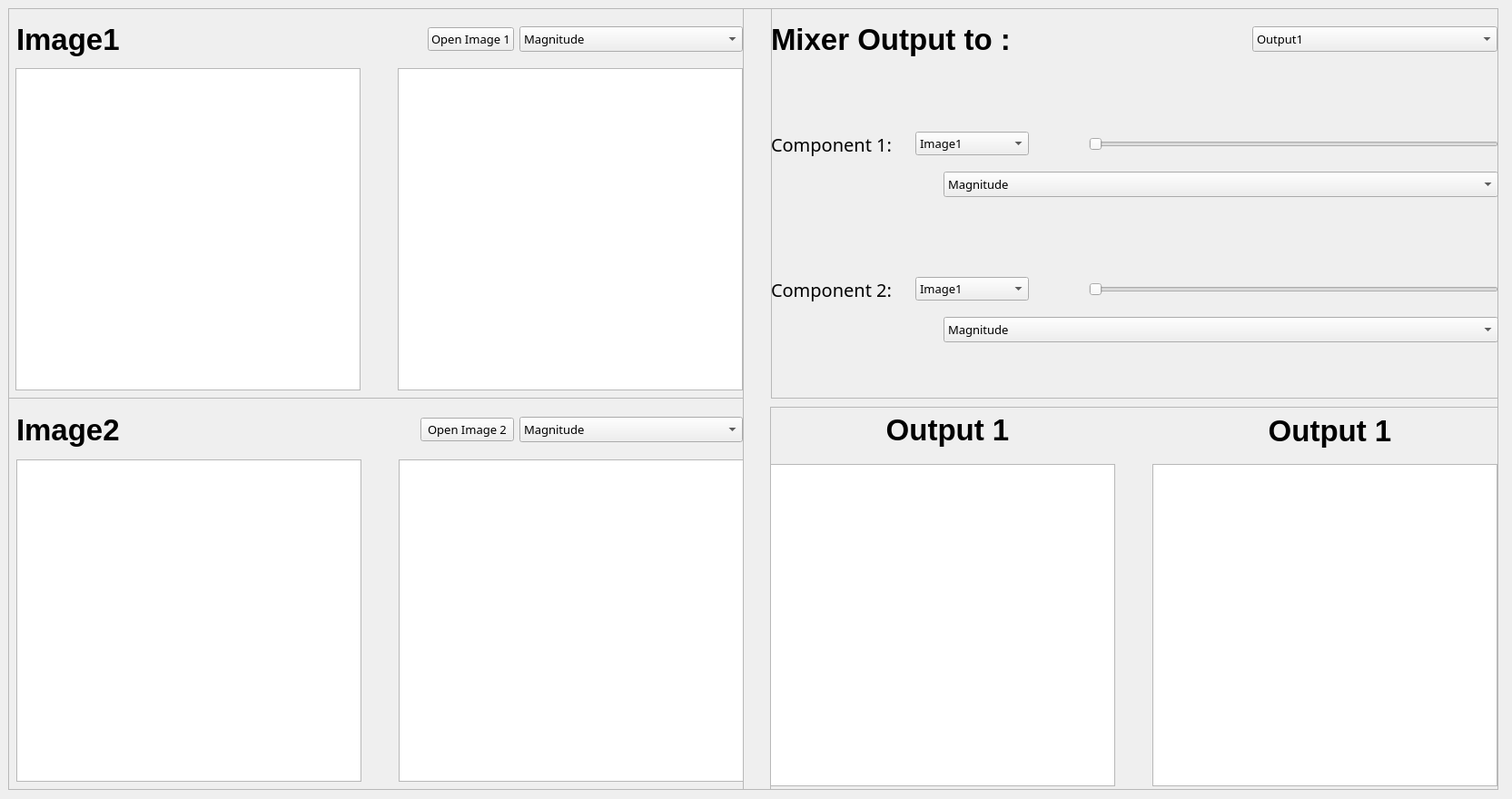
<?xml version="1.0" encoding="UTF-8"?>
<ui version="4.0">
 <class>MainWindow</class>
 <widget class="QMainWindow" name="MainWindow">
  <property name="geometry">
   <rect>
    <x>0</x>
    <y>0</y>
    <width>1665</width>
    <height>880</height>
   </rect>
  </property>
  <property name="windowTitle">
   <string>MainWindow</string>
  </property>
  <widget class="QWidget" name="centralwidget">
   <widget class="QFrame" name="frame">
    <property name="geometry">
     <rect>
      <x>9</x>
      <y>9</y>
      <width>1641</width>
      <height>861</height>
     </rect>
    </property>
    <property name="frameShape">
     <enum>QFrame::StyledPanel</enum>
    </property>
    <property name="frameShadow">
     <enum>QFrame::Raised</enum>
    </property>
    <widget class="QFrame" name="frame_11">
     <property name="geometry">
      <rect>
       <x>-1</x>
       <y>-1</y>
       <width>811</width>
       <height>431</height>
      </rect>
     </property>
     <property name="frameShape">
      <enum>QFrame::StyledPanel</enum>
     </property>
     <property name="frameShadow">
      <enum>QFrame::Raised</enum>
     </property>
     <widget class="QWidget" name="horizontalLayoutWidget_3">
      <property name="geometry">
       <rect>
        <x>9</x>
        <y>59</y>
        <width>801</width>
        <height>371</height>
       </rect>
      </property>
      <layout class="QHBoxLayout" name="horizontalLayout_1">
       <item>
        <widget class="PlotWidget" name="original_1">
         <property name="sizePolicy">
          <sizepolicy hsizetype="Fixed" vsizetype="Fixed">
           <horstretch>0</horstretch>
           <verstretch>0</verstretch>
          </sizepolicy>
         </property>
         <property name="minimumSize">
          <size>
           <width>380</width>
           <height>355</height>
          </size>
         </property>
        </widget>
       </item>
       <item>
        <spacer name="horizontalSpacer_1">
         <property name="orientation">
          <enum>Qt::Horizontal</enum>
         </property>
         <property name="sizeType">
          <enum>QSizePolicy::MinimumExpanding</enum>
         </property>
         <property name="sizeHint" stdset="0">
          <size>
           <width>20</width>
           <height>20</height>
          </size>
         </property>
        </spacer>
       </item>
       <item>
        <widget class="PlotWidget" name="components_p1">
         <property name="sizePolicy">
          <sizepolicy hsizetype="Fixed" vsizetype="Fixed">
           <horstretch>0</horstretch>
           <verstretch>0</verstretch>
          </sizepolicy>
         </property>
         <property name="minimumSize">
          <size>
           <width>380</width>
           <height>355</height>
          </size>
         </property>
        </widget>
       </item>
      </layout>
     </widget>
     <widget class="QWidget" name="horizontalLayoutWidget_6">
      <property name="geometry">
       <rect>
        <x>10</x>
        <y>10</y>
        <width>801</width>
        <height>51</height>
       </rect>
      </property>
      <layout class="QHBoxLayout" name="horizontalLayout_2">
       <item>
        <widget class="QLabel" name="label_Image2_2">
         <property name="font">
          <font>
           <family>MS UI Gothic</family>
           <pointsize>25</pointsize>
           <weight>75</weight>
           <italic>false</italic>
           <bold>true</bold>
           <strikeout>false</strikeout>
           <kerning>true</kerning>
          </font>
         </property>
         <property name="text">
          <string>Image1</string>
         </property>
        </widget>
       </item>
       <item>
        <spacer name="horizontalSpacer_2">
         <property name="orientation">
          <enum>Qt::Horizontal</enum>
         </property>
         <property name="sizeType">
          <enum>QSizePolicy::MinimumExpanding</enum>
         </property>
         <property name="sizeHint" stdset="0">
          <size>
           <width>40</width>
           <height>20</height>
          </size>
         </property>
        </spacer>
       </item>
       <item>
        <widget class="QPushButton" name="btn_open1">
         <property name="sizePolicy">
          <sizepolicy hsizetype="Fixed" vsizetype="Fixed">
           <horstretch>0</horstretch>
           <verstretch>0</verstretch>
          </sizepolicy>
         </property>
         <property name="minimumSize">
          <size>
           <width>80</width>
           <height>0</height>
          </size>
         </property>
         <property name="font">
          <font>
           <family>Rockwell</family>
           <pointsize>10</pointsize>
          </font>
         </property>
         <property name="text">
          <string>Open Image 1</string>
         </property>
        </widget>
       </item>
       <item>
        <widget class="QComboBox" name="comboBox_components1">
         <property name="sizePolicy">
          <sizepolicy hsizetype="Fixed" vsizetype="Fixed">
           <horstretch>0</horstretch>
           <verstretch>0</verstretch>
          </sizepolicy>
         </property>
         <property name="minimumSize">
          <size>
           <width>246</width>
           <height>28</height>
          </size>
         </property>
         <property name="font">
          <font>
           <family>Rockwell</family>
           <pointsize>10</pointsize>
          </font>
         </property>
         <item>
          <property name="text">
           <string>Magnitude</string>
          </property>
         </item>
         <item>
          <property name="text">
           <string>Phase</string>
          </property>
         </item>
         <item>
          <property name="text">
           <string>Real</string>
          </property>
         </item>
         <item>
          <property name="text">
           <string>Imaginary</string>
          </property>
         </item>
        </widget>
       </item>
       <item>
        <spacer name="horizontalSpacer_3">
         <property name="orientation">
          <enum>Qt::Horizontal</enum>
         </property>
         <property name="sizeType">
          <enum>QSizePolicy::Fixed</enum>
         </property>
         <property name="sizeHint" stdset="0">
          <size>
           <width>1</width>
           <height>20</height>
          </size>
         </property>
        </spacer>
       </item>
      </layout>
     </widget>
    </widget>
    <widget class="QFrame" name="frame_21">
     <property name="geometry">
      <rect>
       <x>840</x>
       <y>-1</y>
       <width>801</width>
       <height>431</height>
      </rect>
     </property>
     <property name="frameShape">
      <enum>QFrame::StyledPanel</enum>
     </property>
     <property name="frameShadow">
      <enum>QFrame::Raised</enum>
     </property>
     <widget class="QWidget" name="horizontalLayoutWidget_5">
      <property name="geometry">
       <rect>
        <x>0</x>
        <y>10</y>
        <width>801</width>
        <height>51</height>
       </rect>
      </property>
      <layout class="QHBoxLayout" name="horizontalLayout_7">
       <item>
        <widget class="QLabel" name="label_Mixer">
         <property name="font">
          <font>
           <family>MS UI Gothic</family>
           <pointsize>25</pointsize>
           <weight>75</weight>
           <italic>false</italic>
           <bold>true</bold>
           <strikeout>false</strikeout>
           <kerning>true</kerning>
          </font>
         </property>
         <property name="text">
          <string>Mixer Output to :</string>
         </property>
        </widget>
       </item>
       <item>
        <spacer name="horizontalSpacer_10">
         <property name="orientation">
          <enum>Qt::Horizontal</enum>
         </property>
         <property name="sizeType">
          <enum>QSizePolicy::MinimumExpanding</enum>
         </property>
         <property name="sizeHint" stdset="0">
          <size>
           <width>40</width>
           <height>20</height>
          </size>
         </property>
        </spacer>
       </item>
       <item>
        <widget class="QComboBox" name="comboBox_outputs">
         <property name="sizePolicy">
          <sizepolicy hsizetype="Fixed" vsizetype="Fixed">
           <horstretch>0</horstretch>
           <verstretch>0</verstretch>
          </sizepolicy>
         </property>
         <property name="minimumSize">
          <size>
           <width>270</width>
           <height>28</height>
          </size>
         </property>
         <property name="font">
          <font>
           <family>Rockwell</family>
           <pointsize>10</pointsize>
          </font>
         </property>
         <item>
          <property name="text">
           <string>Output1</string>
          </property>
         </item>
         <item>
          <property name="text">
           <string>Output2</string>
          </property>
         </item>
        </widget>
       </item>
       <item>
        <spacer name="horizontalSpacer_11">
         <property name="orientation">
          <enum>Qt::Horizontal</enum>
         </property>
         <property name="sizeType">
          <enum>QSizePolicy::Fixed</enum>
         </property>
         <property name="sizeHint" stdset="0">
          <size>
           <width>1</width>
           <height>20</height>
          </size>
         </property>
        </spacer>
       </item>
      </layout>
     </widget>
     <widget class="QWidget" name="horizontalLayoutWidget">
      <property name="geometry">
       <rect>
        <x>0</x>
        <y>130</y>
        <width>801</width>
        <height>41</height>
       </rect>
      </property>
      <layout class="QHBoxLayout" name="horizontalLayout_5">
       <item>
        <widget class="QLabel" name="label">
         <property name="font">
          <font>
           <family>Rockwell</family>
           <pointsize>15</pointsize>
          </font>
         </property>
         <property name="text">
          <string>Component 1:</string>
         </property>
        </widget>
       </item>
       <item>
        <spacer name="horizontalSpacer_7">
         <property name="orientation">
          <enum>Qt::Horizontal</enum>
         </property>
         <property name="sizeType">
          <enum>QSizePolicy::Fixed</enum>
         </property>
         <property name="sizeHint" stdset="0">
          <size>
           <width>20</width>
           <height>20</height>
          </size>
         </property>
        </spacer>
       </item>
       <item>
        <widget class="QComboBox" name="Img_compo1">
         <property name="sizePolicy">
          <sizepolicy hsizetype="Fixed" vsizetype="Fixed">
           <horstretch>0</horstretch>
           <verstretch>0</verstretch>
          </sizepolicy>
         </property>
         <property name="minimumSize">
          <size>
           <width>125</width>
           <height>0</height>
          </size>
         </property>
         <property name="font">
          <font>
           <family>Rockwell</family>
           <pointsize>10</pointsize>
          </font>
         </property>
         <item>
          <property name="text">
           <string>Image1</string>
          </property>
         </item>
         <item>
          <property name="text">
           <string>Image2</string>
          </property>
         </item>
        </widget>
       </item>
       <item>
        <spacer name="horizontalSpacer_8">
         <property name="orientation">
          <enum>Qt::Horizontal</enum>
         </property>
         <property name="sizeType">
          <enum>QSizePolicy::Fixed</enum>
         </property>
         <property name="sizeHint" stdset="0">
          <size>
           <width>60</width>
           <height>20</height>
          </size>
         </property>
        </spacer>
       </item>
       <item>
        <widget class="QSlider" name="slider1">
         <property name="orientation">
          <enum>Qt::Horizontal</enum>
         </property>
        </widget>
       </item>
      </layout>
     </widget>
     <widget class="QWidget" name="horizontalLayoutWidget_8">
      <property name="geometry">
       <rect>
        <x>0</x>
        <y>170</y>
        <width>801</width>
        <height>51</height>
       </rect>
      </property>
      <layout class="QHBoxLayout" name="horizontalLayout_8">
       <item>
        <spacer name="horizontalSpacer_12">
         <property name="orientation">
          <enum>Qt::Horizontal</enum>
         </property>
         <property name="sizeType">
          <enum>QSizePolicy::Fixed</enum>
         </property>
         <property name="sizeHint" stdset="0">
          <size>
           <width>190</width>
           <height>20</height>
          </size>
         </property>
        </spacer>
       </item>
       <item>
        <widget class="QComboBox" name="Mixer_components1">
         <property name="sizePolicy">
          <sizepolicy hsizetype="Preferred" vsizetype="Fixed">
           <horstretch>0</horstretch>
           <verstretch>0</verstretch>
          </sizepolicy>
         </property>
         <property name="minimumSize">
          <size>
           <width>252</width>
           <height>28</height>
          </size>
         </property>
         <property name="font">
          <font>
           <family>Rockwell</family>
           <pointsize>10</pointsize>
          </font>
         </property>
         <property name="layoutDirection">
          <enum>Qt::LeftToRight</enum>
         </property>
         <property name="autoFillBackground">
          <bool>false</bool>
         </property>
         <item>
          <property name="text">
           <string>Magnitude</string>
          </property>
         </item>
         <item>
          <property name="text">
           <string>Phase</string>
          </property>
         </item>
         <item>
          <property name="text">
           <string>Real</string>
          </property>
         </item>
         <item>
          <property name="text">
           <string>Imaginary</string>
          </property>
         </item>
         <item>
          <property name="text">
           <string>Uni Mag</string>
          </property>
         </item>
         <item>
          <property name="text">
           <string>Uni Phase</string>
          </property>
         </item>
        </widget>
       </item>
      </layout>
     </widget>
     <widget class="QWidget" name="horizontalLayoutWidget_9">
      <property name="geometry">
       <rect>
        <x>0</x>
        <y>290</y>
        <width>801</width>
        <height>41</height>
       </rect>
      </property>
      <layout class="QHBoxLayout" name="horizontalLayout_9">
       <item>
        <widget class="QLabel" name="label_2">
         <property name="font">
          <font>
           <family>Rockwell</family>
           <pointsize>15</pointsize>
          </font>
         </property>
         <property name="text">
          <string>Component 2:</string>
         </property>
        </widget>
       </item>
       <item>
        <spacer name="horizontalSpacer_14">
         <property name="orientation">
          <enum>Qt::Horizontal</enum>
         </property>
         <property name="sizeType">
          <enum>QSizePolicy::Fixed</enum>
         </property>
         <property name="sizeHint" stdset="0">
          <size>
           <width>20</width>
           <height>20</height>
          </size>
         </property>
        </spacer>
       </item>
       <item>
        <widget class="QComboBox" name="Img_compo2">
         <property name="sizePolicy">
          <sizepolicy hsizetype="Fixed" vsizetype="Fixed">
           <horstretch>0</horstretch>
           <verstretch>0</verstretch>
          </sizepolicy>
         </property>
         <property name="minimumSize">
          <size>
           <width>125</width>
           <height>0</height>
          </size>
         </property>
         <property name="font">
          <font>
           <family>Rockwell</family>
           <pointsize>10</pointsize>
          </font>
         </property>
         <item>
          <property name="text">
           <string>Image1</string>
          </property>
         </item>
         <item>
          <property name="text">
           <string>Image2</string>
          </property>
         </item>
        </widget>
       </item>
       <item>
        <spacer name="horizontalSpacer_13">
         <property name="orientation">
          <enum>Qt::Horizontal</enum>
         </property>
         <property name="sizeType">
          <enum>QSizePolicy::Fixed</enum>
         </property>
         <property name="sizeHint" stdset="0">
          <size>
           <width>60</width>
           <height>20</height>
          </size>
         </property>
        </spacer>
       </item>
       <item>
        <widget class="QSlider" name="slider2">
         <property name="orientation">
          <enum>Qt::Horizontal</enum>
         </property>
        </widget>
       </item>
      </layout>
     </widget>
     <widget class="QWidget" name="horizontalLayoutWidget_10">
      <property name="geometry">
       <rect>
        <x>0</x>
        <y>330</y>
        <width>801</width>
        <height>51</height>
       </rect>
      </property>
      <layout class="QHBoxLayout" name="horizontalLayout_6">
       <item>
        <spacer name="horizontalSpacer_9">
         <property name="orientation">
          <enum>Qt::Horizontal</enum>
         </property>
         <property name="sizeType">
          <enum>QSizePolicy::Fixed</enum>
         </property>
         <property name="sizeHint" stdset="0">
          <size>
           <width>190</width>
           <height>20</height>
          </size>
         </property>
        </spacer>
       </item>
       <item>
        <widget class="QComboBox" name="Mixer_components2">
         <property name="sizePolicy">
          <sizepolicy hsizetype="Preferred" vsizetype="Fixed">
           <horstretch>0</horstretch>
           <verstretch>0</verstretch>
          </sizepolicy>
         </property>
         <property name="minimumSize">
          <size>
           <width>252</width>
           <height>28</height>
          </size>
         </property>
         <property name="font">
          <font>
           <family>Rockwell</family>
           <pointsize>10</pointsize>
          </font>
         </property>
         <property name="layoutDirection">
          <enum>Qt::LeftToRight</enum>
         </property>
         <property name="autoFillBackground">
          <bool>false</bool>
         </property>
         <item>
          <property name="text">
           <string>Magnitude</string>
          </property>
         </item>
         <item>
          <property name="text">
           <string>Phase</string>
          </property>
         </item>
         <item>
          <property name="text">
           <string>Real</string>
          </property>
         </item>
         <item>
          <property name="text">
           <string>Imaginary</string>
          </property>
         </item>
         <item>
          <property name="text">
           <string>Uni Mag</string>
          </property>
         </item>
         <item>
          <property name="text">
           <string>Uni Phase</string>
          </property>
         </item>
        </widget>
       </item>
      </layout>
     </widget>
    </widget>
    <widget class="QFrame" name="frame_12">
     <property name="geometry">
      <rect>
       <x>-1</x>
       <y>429</y>
       <width>811</width>
       <height>441</height>
      </rect>
     </property>
     <property name="frameShape">
      <enum>QFrame::StyledPanel</enum>
     </property>
     <property name="frameShadow">
      <enum>QFrame::Raised</enum>
     </property>
     <widget class="QWidget" name="horizontalLayoutWidget_4">
      <property name="geometry">
       <rect>
        <x>10</x>
        <y>60</y>
        <width>801</width>
        <height>371</height>
       </rect>
      </property>
      <layout class="QHBoxLayout" name="horizontalLayout_4">
       <item>
        <widget class="PlotWidget" name="original_2">
         <property name="sizePolicy">
          <sizepolicy hsizetype="Fixed" vsizetype="Fixed">
           <horstretch>0</horstretch>
           <verstretch>0</verstretch>
          </sizepolicy>
         </property>
         <property name="minimumSize">
          <size>
           <width>380</width>
           <height>355</height>
          </size>
         </property>
        </widget>
       </item>
       <item>
        <spacer name="horizontalSpacer_6">
         <property name="orientation">
          <enum>Qt::Horizontal</enum>
         </property>
         <property name="sizeType">
          <enum>QSizePolicy::MinimumExpanding</enum>
         </property>
         <property name="sizeHint" stdset="0">
          <size>
           <width>20</width>
           <height>20</height>
          </size>
         </property>
        </spacer>
       </item>
       <item>
        <widget class="PlotWidget" name="components_p2">
         <property name="sizePolicy">
          <sizepolicy hsizetype="Fixed" vsizetype="Fixed">
           <horstretch>0</horstretch>
           <verstretch>0</verstretch>
          </sizepolicy>
         </property>
         <property name="minimumSize">
          <size>
           <width>380</width>
           <height>355</height>
          </size>
         </property>
        </widget>
       </item>
      </layout>
     </widget>
     <widget class="QWidget" name="horizontalLayoutWidget_2">
      <property name="geometry">
       <rect>
        <x>10</x>
        <y>10</y>
        <width>801</width>
        <height>51</height>
       </rect>
      </property>
      <layout class="QHBoxLayout" name="horizontalLayout_3">
       <item>
        <widget class="QLabel" name="label_Image2">
         <property name="font">
          <font>
           <family>MS UI Gothic</family>
           <pointsize>25</pointsize>
           <weight>75</weight>
           <italic>false</italic>
           <bold>true</bold>
           <strikeout>false</strikeout>
           <kerning>true</kerning>
          </font>
         </property>
         <property name="text">
          <string>Image2</string>
         </property>
        </widget>
       </item>
       <item>
        <spacer name="horizontalSpacer_4">
         <property name="orientation">
          <enum>Qt::Horizontal</enum>
         </property>
         <property name="sizeType">
          <enum>QSizePolicy::MinimumExpanding</enum>
         </property>
         <property name="sizeHint" stdset="0">
          <size>
           <width>40</width>
           <height>20</height>
          </size>
         </property>
        </spacer>
       </item>
       <item>
        <widget class="QPushButton" name="btn_open2">
         <property name="minimumSize">
          <size>
           <width>103</width>
           <height>0</height>
          </size>
         </property>
         <property name="font">
          <font>
           <family>Rockwell</family>
           <pointsize>10</pointsize>
           <weight>50</weight>
           <bold>false</bold>
          </font>
         </property>
         <property name="text">
          <string>Open Image 2</string>
         </property>
        </widget>
       </item>
       <item>
        <widget class="QComboBox" name="comboBox_components2">
         <property name="sizePolicy">
          <sizepolicy hsizetype="Fixed" vsizetype="Fixed">
           <horstretch>0</horstretch>
           <verstretch>0</verstretch>
          </sizepolicy>
         </property>
         <property name="minimumSize">
          <size>
           <width>246</width>
           <height>28</height>
          </size>
         </property>
         <property name="font">
          <font>
           <family>Rockwell</family>
           <pointsize>10</pointsize>
          </font>
         </property>
         <item>
          <property name="text">
           <string>Magnitude</string>
          </property>
         </item>
         <item>
          <property name="text">
           <string>Phase</string>
          </property>
         </item>
         <item>
          <property name="text">
           <string>Real</string>
          </property>
         </item>
         <item>
          <property name="text">
           <string>Imaginary</string>
          </property>
         </item>
        </widget>
       </item>
       <item>
        <spacer name="horizontalSpacer_5">
         <property name="orientation">
          <enum>Qt::Horizontal</enum>
         </property>
         <property name="sizeType">
          <enum>QSizePolicy::Fixed</enum>
         </property>
         <property name="sizeHint" stdset="0">
          <size>
           <width>1</width>
           <height>20</height>
          </size>
         </property>
        </spacer>
       </item>
      </layout>
     </widget>
    </widget>
    <widget class="QFrame" name="frame_22">
     <property name="geometry">
      <rect>
       <x>839</x>
       <y>439</y>
       <width>811</width>
       <height>431</height>
      </rect>
     </property>
     <property name="frameShape">
      <enum>QFrame::StyledPanel</enum>
     </property>
     <property name="frameShadow">
      <enum>QFrame::Raised</enum>
     </property>
     <widget class="QWidget" name="verticalLayoutWidget">
      <property name="geometry">
       <rect>
        <x>0</x>
        <y>0</y>
        <width>391</width>
        <height>51</height>
       </rect>
      </property>
      <layout class="QVBoxLayout" name="verticalLayout">
       <item>
        <widget class="QLabel" name="label_out1">
         <property name="font">
          <font>
           <family>MS UI Gothic</family>
           <pointsize>25</pointsize>
           <weight>75</weight>
           <bold>true</bold>
          </font>
         </property>
         <property name="autoFillBackground">
          <bool>false</bool>
         </property>
         <property name="text">
          <string>Output 1</string>
         </property>
         <property name="alignment">
          <set>Qt::AlignCenter</set>
         </property>
        </widget>
       </item>
      </layout>
     </widget>
     <widget class="QWidget" name="horizontalLayoutWidget_7">
      <property name="geometry">
       <rect>
        <x>0</x>
        <y>60</y>
        <width>801</width>
        <height>361</height>
       </rect>
      </property>
      <layout class="QHBoxLayout" name="horizontalLayout_10">
       <item>
        <widget class="PlotWidget" name="output1">
         <property name="sizePolicy">
          <sizepolicy hsizetype="Fixed" vsizetype="Fixed">
           <horstretch>0</horstretch>
           <verstretch>0</verstretch>
          </sizepolicy>
         </property>
         <property name="minimumSize">
          <size>
           <width>380</width>
           <height>355</height>
          </size>
         </property>
        </widget>
       </item>
       <item>
        <spacer name="horizontalSpacer_15">
         <property name="orientation">
          <enum>Qt::Horizontal</enum>
         </property>
         <property name="sizeType">
          <enum>QSizePolicy::MinimumExpanding</enum>
         </property>
         <property name="sizeHint" stdset="0">
          <size>
           <width>20</width>
           <height>20</height>
          </size>
         </property>
        </spacer>
       </item>
       <item>
        <widget class="PlotWidget" name="output2">
         <property name="sizePolicy">
          <sizepolicy hsizetype="Fixed" vsizetype="Fixed">
           <horstretch>0</horstretch>
           <verstretch>0</verstretch>
          </sizepolicy>
         </property>
         <property name="minimumSize">
          <size>
           <width>380</width>
           <height>355</height>
          </size>
         </property>
        </widget>
       </item>
      </layout>
     </widget>
    </widget>
    <widget class="QWidget" name="verticalLayoutWidget_2">
     <property name="geometry">
      <rect>
       <x>1270</x>
       <y>440</y>
       <width>371</width>
       <height>51</height>
      </rect>
     </property>
     <layout class="QVBoxLayout" name="verticalLayout_2">
      <item>
       <widget class="QLabel" name="label_out2">
        <property name="font">
         <font>
          <family>MS UI Gothic</family>
          <pointsize>25</pointsize>
          <weight>75</weight>
          <bold>true</bold>
         </font>
        </property>
        <property name="autoFillBackground">
         <bool>false</bool>
        </property>
        <property name="text">
         <string>Output 1</string>
        </property>
        <property name="alignment">
         <set>Qt::AlignCenter</set>
        </property>
       </widget>
      </item>
     </layout>
    </widget>
   </widget>
  </widget>
 </widget>
 <customwidgets>
  <customwidget>
   <class>PlotWidget</class>
   <extends>QGraphicsView</extends>
   <header>pyqtgraph</header>
  </customwidget>
 </customwidgets>
 <resources/>
 <connections/>
</ui>
